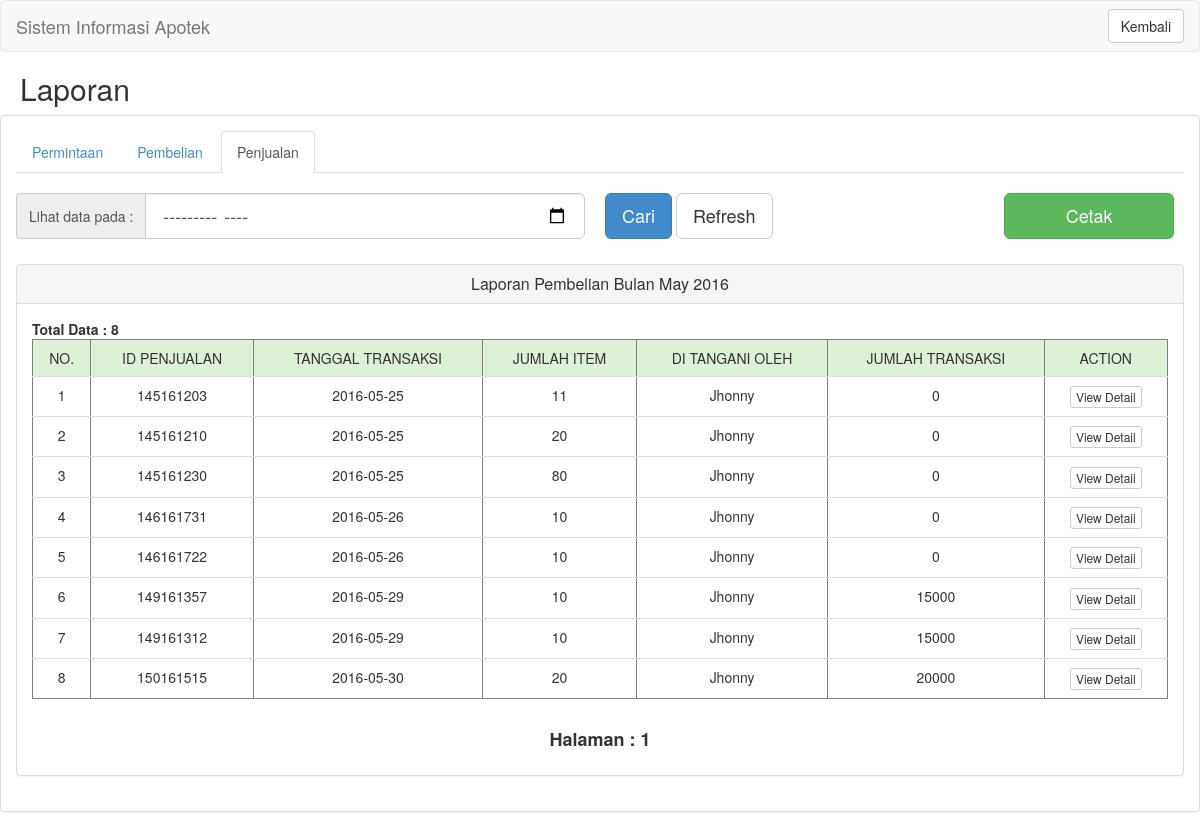
Screenshot of /owner/index.php?contain=laporan_penjualan (signed in) with the database file from the repository.
### tables this page shows
CREATE TABLE `penjualan` (
  `id_penjualan` int(11) NOT NULL,
  `tanggal_penjualan` date NOT NULL,
  `jumlah` int(11) NOT NULL,
  `id_pengguna` int(11) NOT NULL,
  `total_penjualan` int(11) NOT NULL
);

CREATE TABLE `detail_penjualan` (
  `id_det_penjualan` int(11) NOT NULL,
  `id_penjualan` int(11) NOT NULL,
  `id_obat` int(11) NOT NULL,
  `sub_jumlah_penjualan` int(11) NOT NULL,
  `sub_harga_penjualan` int(11) NOT NULL
);

CREATE TABLE `pengguna` (
  `id_pengguna` int(11) NOT NULL,
  `nama_pengguna` varchar(100) NOT NULL,
  `username` varchar(100) NOT NULL,
  `password` varchar(100) NOT NULL,
  `status_pengguna` varchar(50) NOT NULL
);

### owner/contain/laporan_penjualan.php (the view, shortened to what this page needs)
<h2 style="margin-left:20px;">Laporan</h2>
<div class="panel panel-default">
  <div class="panel-body">
	<ul class="nav nav-tabs">
	  <li role="presentation"><a href="index.php?contain=laporan_pemesanan">Permintaan</a></li>
	  <li role="presentation"><a href="index.php?contain=laporan_pembelian">Pembelian</a></li>
	  <li role="presentation" class="active"><a href="index.php?contain=laporan_penjualan">Penjualan</a></li>
	</ul>
	<br/>
<?php
if(isset($_POST['edit']))
{
	include "atribut/edit_obat.php";
} else if (isset($_POST['detail'])){
	include "atribut/detail_penjualan.php";
} else {
?>
	<form class="form-horizontal" action="" method="POST">
	  <div class="form-group">
		<div class="col-sm-8 col-md-6 col-xs-8">
			<div class="input-group">
				<div class="input-group-addon">
					Lihat data pada :
				</div>
				<input type="month" class="form-control input-lg" name="pencarian" placeholder="Pencarian Nama Obat" autofocus>
			</div>
		</div>
		<div class="col-sm-4 col-md-4 col-xs-4" style="margin-left:-10px; margin-bottom:10px;" align="left">
			<button type="submit" name="cari" class="btn btn-primary btn-lg">Cari</button>
			<button type="submit" name="refresh" class="btn btn-default btn-lg">Refresh</button>
		</div>
	</form>
	<form class="form-horizontal" action="contain/atribut/cetak_penjualan.php" method="POST">
		<div class="col-sm-12 col-md-2 col-xs-12" style="margin-top:0px;" align="right">
			<button type="submit" name="cetak" class="btn btn-success btn-lg btn-block">Cetak</button>
		</div>
	  </div>
	<div class="panel panel-default">
	  <div class="panel-heading">
		<h3 class="panel-title" align="center">Laporan Pembelian Bulan <?php echo date('F Y'); ?></h3>
	  </div>
	  <div class="panel-body">
	<?php
		$rs = mysql_query("SELECT COUNT(id_penjualan) FROM penjualan
							JOIN pengguna ON penjualan.id_pengguna = pengguna.id_pengguna
							WHERE MONTH(penjualan.tanggal_penjualan) = DATE_FORMAT(NOW(),'%m')
							ORDER BY penjualan.tanggal_penjualan ASC") or die("MAINTENANCE!");
		list($total) = mysql_fetch_row($rs);
		$total_pages = ceil($total / MAX_REC_PER_PAGE);
		$page = intval(@$_GET["page"]);
		if (0 == $page){
			$page = 1;
		}
		$start = MAX_REC_PER_PAGE * ($page - 1);
		$max = MAX_REC_PER_PAGE;
		$rs = mysql_query("SELECT * FROM penjualan
							JOIN pengguna ON penjualan.id_pengguna = pengguna.id_pengguna
							JOIN detail_penjualan ON penjualan.id_penjualan = detail_penjualan.id_penjualan
							WHERE MONTH(penjualan.tanggal_penjualan) = DATE_FORMAT(NOW(),'%m')
							ORDER BY penjualan.tanggal_penjualan ASC
							LIMIT $start, $max ");
		echo "<b>Total Data : ".$total."</b>";
	?>
	<table border="1" width="95%" align="center" class="table">
		<thead>
			<td class="success" style="text-align:center;">NO.</td>
			<td class="success" style="text-align:center;">ID PENJUALAN</td>
			<td class="success" style="text-align:center;">TANGGAL TRANSAKSI</td>
			<td class="success" style="text-align:center;">JUMLAH ITEM</td>
			<td class="success" style="text-align:center;">DI TANGANI OLEH</td>
			<td class="success" style="text-align:center;">JUMLAH TRANSAKSI</td>
			<td class="success" style="text-align:center;">ACTION</td>
		</thead>
		<?php
			$no = 1;
			while ($list = mysql_fetch_assoc($rs)) {
		?>
		<tr>
			<form action="" method="POST">
			<td align="center"><?php echo $no;?></td>
			<td align="center">
				<?php echo $list['id_penjualan']; ?>
			</td>
			<td align="center">
				<?php echo $list['tanggal_penjualan']; ?>
			</td>
			<td align="center">
				<?php echo $list['jumlah']; ?>
			</td>
			<td align="center">
				<?php echo $list['nama_pengguna']; ?>
			</td>
			<td align="center">
				<?php echo $list['total_penjualan']; ?>
			</td>
			<td align="center">
				<input class="btn btn-default btn-xs" type="submit" name="detail" value="View Detail">
			</td>
			</form>
		</tr>
		<?php
			$no +=1;
			}
		?>
	</table>
	<table border="0" cellpadding="5" align="center">
		<tr>
			<td>
				<h4>
				<strong>Halaman : </strong>
			<?php
				for ($i = 1; $i <= $total_pages; $i++) {
					$txt=$i;
			?>
				<strong><?= $txt ?></strong>
			<?php
				}
			?>
				</h4>
			</td>
		</tr>
	</table>
	  </div>
	</div>
  </div>
<?php
}
?>

### rows the page displays
penjualan: detail_penjualan.id_penjualan "145161203", tanggal_penjualan "2016-05-25", jumlah "11", id_pengguna.nama_pengguna "Jhonny", total_penjualan "0"
penjualan: detail_penjualan.id_penjualan "145161210", tanggal_penjualan "2016-05-25", jumlah "20", id_pengguna.nama_pengguna "Jhonny", total_penjualan "0"
penjualan: detail_penjualan.id_penjualan "145161230", tanggal_penjualan "2016-05-25", jumlah "80", id_pengguna.nama_pengguna "Jhonny", total_penjualan "0"
penjualan: detail_penjualan.id_penjualan "146161731", tanggal_penjualan "2016-05-26", jumlah "10", id_pengguna.nama_pengguna "Jhonny", total_penjualan "0"
penjualan: detail_penjualan.id_penjualan "146161722", tanggal_penjualan "2016-05-26", jumlah "10", id_pengguna.nama_pengguna "Jhonny", total_penjualan "0"
penjualan: detail_penjualan.id_penjualan "149161357", tanggal_penjualan "2016-05-29", jumlah "10", id_pengguna.nama_pengguna "Jhonny", total_penjualan "15000"
penjualan: detail_penjualan.id_penjualan "149161312", tanggal_penjualan "2016-05-29", jumlah "10", id_pengguna.nama_pengguna "Jhonny", total_penjualan "15000"
penjualan: detail_penjualan.id_penjualan "150161515", tanggal_penjualan "2016-05-30", jumlah "20", id_pengguna.nama_pengguna "Jhonny", total_penjualan "20000"

### other values shown
$total "8"
$txt "1"
